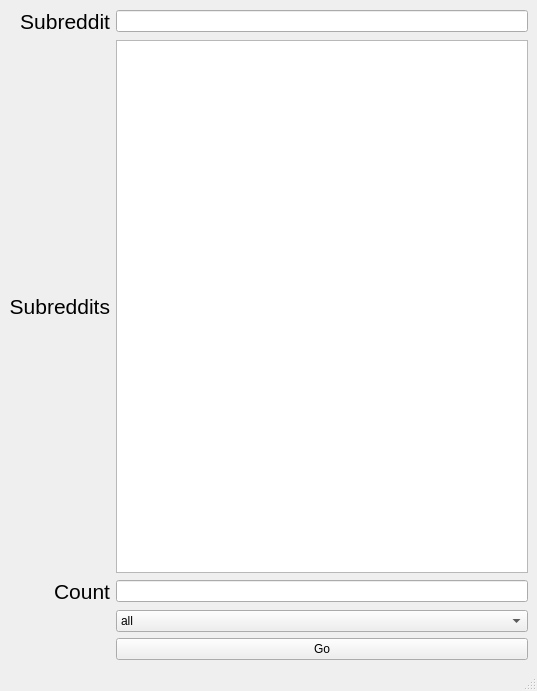
<?xml version="1.0" encoding="UTF-8"?>
<ui version="4.0">
 <class>MainWindow</class>
 <widget class="QMainWindow" name="MainWindow">
  <property name="geometry">
   <rect>
    <x>0</x>
    <y>0</y>
    <width>537</width>
    <height>691</height>
   </rect>
  </property>
  <property name="windowTitle">
   <string>MainWindow</string>
  </property>
  <widget class="QWidget" name="centralwidget">
   <layout class="QGridLayout" name="gridLayout">
    <item row="4" column="3">
     <widget class="QComboBox" name="comboBox">
      <item>
       <property name="text">
        <string>all</string>
       </property>
      </item>
      <item>
       <property name="text">
        <string>day</string>
       </property>
      </item>
      <item>
       <property name="text">
        <string>week</string>
       </property>
      </item>
      <item>
       <property name="text">
        <string>month</string>
       </property>
      </item>
      <item>
       <property name="text">
        <string>year</string>
       </property>
      </item>
     </widget>
    </item>
    <item row="1" column="2">
     <widget class="QLabel" name="label_3">
      <property name="text">
       <string>&lt;html&gt;&lt;head/&gt;&lt;body&gt;&lt;p align=&quot;right&quot;&gt;&lt;span style=&quot; font-size:16pt;&quot;&gt;Subreddits&lt;/span&gt;&lt;/p&gt;&lt;/body&gt;&lt;/html&gt;</string>
      </property>
     </widget>
    </item>
    <item row="2" column="3">
     <widget class="QLineEdit" name="lineEdit_2"/>
    </item>
    <item row="1" column="3">
     <widget class="QListView" name="listView"/>
    </item>
    <item row="0" column="3">
     <widget class="QLineEdit" name="lineEdit"/>
    </item>
    <item row="0" column="2">
     <widget class="QLabel" name="label">
      <property name="text">
       <string>&lt;html&gt;&lt;head/&gt;&lt;body&gt;&lt;p align=&quot;right&quot;&gt;&lt;span style=&quot; font-size:16pt;&quot;&gt;Subreddit&lt;/span&gt;&lt;/p&gt;&lt;/body&gt;&lt;/html&gt;</string>
      </property>
     </widget>
    </item>
    <item row="2" column="2">
     <widget class="QLabel" name="label_2">
      <property name="text">
       <string>&lt;html&gt;&lt;head/&gt;&lt;body&gt;&lt;p align=&quot;right&quot;&gt;&lt;span style=&quot; font-size:16pt;&quot;&gt;Count&lt;/span&gt;&lt;/p&gt;&lt;/body&gt;&lt;/html&gt;</string>
      </property>
     </widget>
    </item>
    <item row="5" column="3">
     <widget class="QPushButton" name="pushButton">
      <property name="text">
       <string>Go</string>
      </property>
     </widget>
    </item>
   </layout>
  </widget>
  <widget class="QMenuBar" name="menubar">
   <property name="geometry">
    <rect>
     <x>0</x>
     <y>0</y>
     <width>537</width>
     <height>21</height>
    </rect>
   </property>
  </widget>
  <widget class="QStatusBar" name="statusbar"/>
 </widget>
 <resources/>
 <connections/>
</ui>
